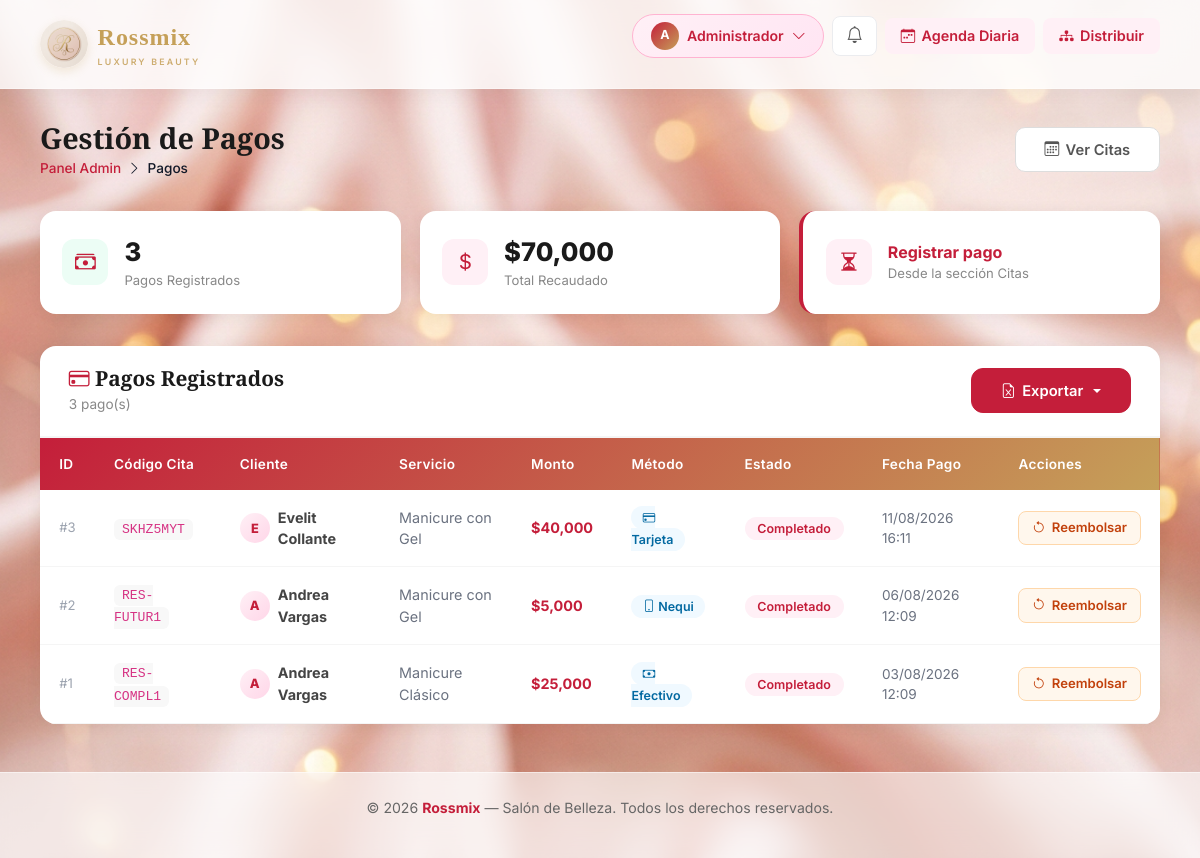
/admin/pagos (signed in), run on the app's committed database.
### app/models/usuario.py (models this page shows, shortened)
class Usuario(db.Model):
    __tablename__ = 'usuario'
    __table_args__ = (
        CheckConstraint("telefono ~ '^[0-9]{10}$'", name='ck_usuario_telefono_10_digitos'),
    )
    id = db.Column(db.Integer, primary_key=True)
    nombre = db.Column(db.String(100), nullable=False)
    email = db.Column(db.String(150), unique=True, nullable=False)
    telefono = db.Column(db.String(10), nullable=False)
    password = db.Column(db.String(200), nullable=False)
    tipo_usuario   = db.Column(db.String(20), nullable=False, index=True)
    fecha_registro = db.Column(db.DateTime, default=datetime.now)
    activo         = db.Column(db.Boolean, default=True)
    id_empleado = db.Column(db.Integer, db.ForeignKey('empleados.id_empleado', ondelete='SET NULL'), nullable=True)
    empleado_vinculado = db.relationship('Empleado', foreign_keys=[id_empleado], backref='usuario_cuenta', uselist=False)
    citas = db.relationship('Cita', backref='cliente', lazy=True, foreign_keys='Cita.id_cliente')
    notificaciones = db.relationship('Notificacion', backref='usuario', lazy=True)

### app/models/pago.py (models this page shows, shortened)
class Pago(db.Model):
    __tablename__ = 'pagos'
    id_pago = db.Column(db.Integer, primary_key=True)
    id_cita = db.Column(db.Integer, db.ForeignKey('citas.id_cita', ondelete='CASCADE'),
                        nullable=False, unique=True)
    monto = db.Column(db.Numeric(10, 2), nullable=False)
    metodo_pago = db.Column(
        db.Enum(
            'efectivo',
            'tarjeta',
            'transferencia',
            'nequi',
            'daviplata',
            name='metodo_pago_enum',
            create_type=False,   # el tipo ya existe en PostgreSQL (creado por Rossmix.sql)
        ),
        nullable=False,
        default='efectivo',
    )
    estado_pago = db.Column(db.String(20), nullable=False, default='completado')
    referencia = db.Column(db.String(100))
    fecha_pago = db.Column(db.DateTime, default=datetime.now)
    notas = db.Column(db.Text)

### app/models/cita.py (models this page shows, shortened)
class Cita(db.Model):
    __tablename__ = 'citas'
    id_cita = db.Column(db.Integer, primary_key=True)
    id_cliente = db.Column(db.Integer, db.ForeignKey('usuario.id', ondelete='CASCADE'), nullable=False)
    id_empleado = db.Column(db.Integer, db.ForeignKey('empleados.id_empleado', ondelete='SET NULL'))
    id_servicio = db.Column(db.Integer, db.ForeignKey('servicios.id_servicio', ondelete='RESTRICT'), nullable=False)
    fecha_hora_inicio = db.Column(db.DateTime, nullable=False)
    fecha_hora_fin = db.Column(db.DateTime, nullable=False)
    monto_total = db.Column(db.Numeric(10, 2))
    monto_abono = db.Column(db.Numeric(10, 2), default=5000)
    saldo_pendiente = db.Column(db.Numeric(10, 2))
    estado            = db.Column(
        db.Enum(
            'pendiente_pago', 'confirmada', 'en_atencion',
            'completada', 'cancelada', 'no_asistio',
            name='estado_cita_enum', create_type=False,
        ),
        nullable=False, default='pendiente_pago', index=True,
    )
    fecha_hora_inicio = db.Column(db.DateTime, nullable=False, index=True)
    fecha_hora_fin    = db.Column(db.DateTime, nullable=False)
    reembolsado = db.Column(db.Boolean, default=False)
    codigo_reserva = db.Column(db.String(20), unique=True)
    token_gestion = db.Column(db.String(32), unique=True)  # Token URL-safe para link de gestión/reprogramación
    notas = db.Column(db.Text)
    fecha_creacion = db.Column(db.DateTime, default=datetime.now)
    pago = db.relationship('Pago', backref='cita', uselist=False, lazy=True)

### app/models/servicio.py (models this page shows, shortened)
class Servicio(db.Model):
    __tablename__ = 'servicios'
    id_servicio = db.Column(db.Integer, primary_key=True)
    nombre_servicio = db.Column(db.String(100), nullable=False)
    descripcion = db.Column(db.Text)
    precio_total = db.Column(db.Numeric(10, 2), nullable=False)
    duracion_minutos = db.Column(db.Integer, nullable=False)
    activo = db.Column(db.Boolean, default=True)
    citas = db.relationship('Cita', backref='servicio', lazy=True)
    empleados = db.relationship('Empleado', secondary='empleado_servicios', backref='servicios')

### app/views/admin/pagos.py (the view)
@admin_bp.route('/pagos')
@admin_required
def pagos():
    lista_pagos = db.session.query(Pago, Cita, Usuario, Servicio)\
        .join(Cita, Pago.id_cita == Cita.id_cita)\
        .join(Usuario, Cita.id_cliente == Usuario.id)\
        .join(Servicio, Cita.id_servicio == Servicio.id_servicio)\
        .order_by(Pago.fecha_pago.desc()).all()
    return render_template('admin/pagos.html', pagos=lista_pagos)

### app/templates/admin/pagos.html (shortened to what this page needs)
{% extends 'base.html' %}
{% block content %}
<div class="page-header">
    <div>
        <h1>Gestión de Pagos</h1>
        <div class="breadcrumb-r">
            <a href="{{ url_for('dashboard_admin') }}">Panel Admin</a>
            <i class="bi bi-chevron-right"></i> <span>Pagos</span>
        </div>
    </div>
    <a href="{{ url_for('admin_citas') }}" class="btn-secondary-r">
        <i class="bi bi-calendar3"></i> Ver Citas
    </a>
</div>
<div style="display:grid;grid-template-columns:repeat(auto-fit,minmax(220px,1fr));gap:1.2rem;margin-bottom:2rem;">
    <div class="r-card" style="padding:1.4rem;display:flex;align-items:center;gap:1rem;">
        <div style="background:#ecfdf5;color:#c41e3a;width:46px;height:46px;border-radius:12px;
                    display:flex;align-items:center;justify-content:center;font-size:1.3rem;">
            <i class="bi bi-cash-stack"></i>
        </div>
        <div>
            <div style="font-size:1.6rem;font-weight:800;color:#1a1a1a;">{{ pagos|length }}</div>
            <div style="font-size:0.82rem;color:#888;">Pagos Registrados</div>
        </div>
    </div>
    <div class="r-card" style="padding:1.4rem;display:flex;align-items:center;gap:1rem;">
        <div style="background:#fff0f6;color:#c41e3a;width:46px;height:46px;border-radius:12px;
                    display:flex;align-items:center;justify-content:center;font-size:1.3rem;">
            <i class="bi bi-currency-dollar"></i>
        </div>
        <div>
            {% set ns = namespace(total=0) %}
            {% for pago, cita, usuario, servicio in pagos %}
                {% set ns.total = ns.total + pago.monto %}
            {% endfor %}
            <div style="font-size:1.6rem;font-weight:800;color:#1a1a1a;">${{ "{:,.0f}".format(ns.total) }}</div>
            <div style="font-size:0.82rem;color:#888;">Total Recaudado</div>
        </div>
    </div>
    <div class="r-card" style="padding:1.4rem;display:flex;align-items:center;gap:1rem;border-left:4px solid #c41e3a;">
        <div style="background:#fff0f6;color:#c41e3a;width:46px;height:46px;border-radius:12px;
                    display:flex;align-items:center;justify-content:center;font-size:1.3rem;">
            <i class="bi bi-hourglass-split"></i>
        </div>
        <div>
            <div style="font-size:1rem;font-weight:700;color:#c41e3a;">Registrar pago</div>
            <div style="font-size:0.82rem;color:#888;">Desde la sección Citas</div>
        </div>
    </div>
</div>
<div class="r-card">
    <div class="r-card-header d-flex justify-content-between align-items-center">
        <div>
            <h2><i class="bi bi-credit-card" style="color:#c41e3a;"></i> Pagos Registrados</h2>
            <span style="font-size:0.85rem;color:#888;">{{ pagos|length }} pago(s)</span>
        </div>
        <div class="dropdown">
            <button class="btn-rossmix dropdown-toggle" type="button" id="exportPagosDropdown"
                    data-bs-toggle="dropdown" aria-expanded="false" style="background:#c41e3a;">
                <i class="bi bi-file-earmark-excel"></i> Exportar
            </button>
        </div>
    </div>
    {% if pagos %}
    <div style="overflow-x:auto;">
        <table class="r-table">
            <thead>
                <tr>
                    <th>ID</th><th>Código Cita</th><th>Cliente</th><th>Servicio</th>
                    <th>Monto</th><th>Método</th><th>Estado</th><th>Fecha Pago</th><th>Acciones</th>
                </tr>
            </thead>
            <tbody>
                {% for pago, cita, usuario, servicio in pagos %}
                <tr id="pago-{{ pago.id_pago }}">
                    <td style="color:#9ca3af;font-size:0.82rem;">#{{ pago.id_pago }}</td>
                    <td>
                        <code style="background:#f8f8f8;padding:0.2rem 0.5rem;border-radius:6px;font-size:0.82rem;">
                            {{ cita.codigo_reserva or '—' }}
                        </code>
                    </td>
                    <td>
                        <div style="display:flex;align-items:center;gap:0.5rem;">
                            <div style="width:30px;height:30px;border-radius:50%;
                                        background:linear-gradient(135deg,#fff0f6,#ffd6e8);
                                        color:#c41e3a;display:flex;align-items:center;
                                        justify-content:center;font-weight:800;font-size:0.8rem;flex-shrink:0;">
                                {{ usuario.nombre[0].upper() }}
                            </div>
                            <strong>{{ usuario.nombre }}</strong>
                        </div>
                    </td>
                    <td style="color:#6b7280;">{{ servicio.nombre_servicio }}</td>
                    <td><strong style="color:#c41e3a;">${{ "{:,.0f}".format(pago.monto) }}</strong></td>
                    <td>
                        <span style="background:#f0f9ff;color:#0369a1;padding:0.25rem 0.7rem;
                                     border-radius:20px;font-size:0.78rem;font-weight:600;text-transform:capitalize;">
                            {% if pago.metodo_pago == 'efectivo' %}<i class="bi bi-cash"></i>
                            {% elif pago.metodo_pago == 'tarjeta' %}<i class="bi bi-credit-card"></i>
                            {% elif pago.metodo_pago == 'transferencia' %}<i class="bi bi-bank"></i>
                            {% else %}<i class="bi bi-phone"></i>{% endif %}
                            {{ pago.metodo_pago }}
                        </span>
                    </td>
                    <td>
                        {% if pago.estado_pago == 'completado' %}
                            <span class="badge-active">Completado</span>
                        {% elif pago.estado_pago == 'reembolsado' %}
                            <span class="badge-inactive">Reembolsado</span>
                        {% else %}
                            <span style="background:#fef9c3;color:#854d0e;padding:0.25rem 0.7rem;border-radius:20px;font-size:0.78rem;font-weight:600;">Pendiente</span>
                        {% endif %}
                    </td>
                    <td style="color:#6b7280;font-size:0.85rem;">
                        {{ pago.fecha_pago.strftime('%d/%m/%Y %H:%M') if pago.fecha_pago else '—' }}
                    </td>
                    <td>
                        <button onclick="confirmarReembolso({{ pago.id_pago }}, '{{ usuario.nombre }}', {{ pago.monto }})"
                                style="background:#fff7ed;color:#c2410c;border:1.5px solid #fed7aa;
                                       padding:0.4rem 0.8rem;border-radius:8px;font-size:0.82rem;
                                       font-weight:600;cursor:pointer;transition:all 0.2s;
                                       display:flex;align-items:center;gap:0.4rem;"
                                onmouseover="this.style.background='#ffedd5'"
                                onmouseout="this.style.background='#fff7ed'"
                                title="Procesar Reembolso">
                            <i class="bi bi-arrow-counterclockwise"></i> Reembolsar
                        </button>
                    </td>
                </tr>
                {% endfor %}
            </tbody>
        </table>
    </div>
    {% endif %}
</div>
{% endblock %}

### app/templates/base.html (shortened to what this page needs)
<!DOCTYPE html>
<html lang="es">
<head>
    <link rel="stylesheet" href="https://cdn.jsdelivr.net/npm/bootstrap-icons@1.11.3/font/bootstrap-icons.min.css">
    <link rel="stylesheet" href="https://cdn.jsdelivr.net/npm/bootstrap@5.3.2/dist/css/bootstrap.min.css">
    <link rel="stylesheet" href="{{ url_for('static', filename='style.css', v='20260818-2') }}">
</head>
<body>
<nav>
    <div class="nav-inner">
        <a href="{{ url_for('main.index') }}" class="logo">
            <img src="{{ url_for('static', filename='images/logo_rossmix_r.png') }}" alt="Rossmix Luxury Beauty">
            <span class="logo-text">Rossmix<small>Luxury Beauty</small></span>
        </a>
        <ul>
            {% if session.usuario_id and request.endpoint != 'main.index' %}
                <li class="profile-dropdown-wrap">
                    <a href="#" class="profile-btn" id="profileBtn">
                        <span class="avatar">{{ session.nombre[0]|upper }}</span>
                        {{ session.nombre|title }}
                        <i class="bi bi-chevron-down icon-small"></i>
                    </a>
                </li>
                <li class="nav-item-notif">
                    <a href="#" id="btnNotifs" title="Notificaciones" class="notif-button">
                        <i class="bi bi-bell icon-bell"></i>
                    </a>
                </li>
                {% if session.tipo_usuario == 'admin' %}
                    <li>
                        <a href="{{ url_for('admin.agenda_diaria') }}" class="nav-chip blue">
                            <i class="bi bi-calendar-week"></i> Agenda Diaria
                        </a>
                    </li>
                    <li>
                        <a href="{{ url_for('admin.citas_distribucion') }}" class="nav-chip purple">
                            <i class="bi bi-diagram-3-fill"></i> Distribuir
                        </a>
                    </li>
                {% elif session.tipo_usuario == 'especialista' %}
                    <li>
                        <a href="{{ url_for('especialista.citas_disponibles') }}" class="nav-chip pink">
                            <i class="bi bi-lightning-fill"></i> Disponibles
                        </a>
                    </li>
                {% else %}
                    <li><a href="{{ url_for('citas.agendar_paso1') }}" class="nav-chip pink"><i class="bi bi-plus-circle"></i> Agendar</a></li>
                {% endif %}
            {% else %}
                <li><a href="{{ url_for('main.index') }}">Inicio</a></li>
                <li><a href="{{ url_for('auth.login') }}">Iniciar Sesión</a></li>
                <li><a href="{{ url_for('auth.registro') }}" class="nav-chip pink">Registrarse</a></li>
            {% endif %}
        </ul>
    </div>
</nav>
<div class="page-wrap">
    {% block content %}{% endblock %}
</div>
<footer>
    <div class="footer-inner">
        <p>&copy; 2026 <strong>Rossmix</strong> — Salón de Belleza. Todos los derechos reservados.</p>
    </div>
</footer>
</body>
</html>

### data on the page
Usuario: nombre "Administrador"
Pago: id_pago "3", codigo_reserva "SKHZ5MYT", nombre "E", nombre "Evelit Collante", nombre_servicio "Manicure con Gel", monto "40,000", metodo_pago "Tarjeta", estado_pago "Completado", fecha_pago "11/08/2026 16:11"
Pago: id_pago "2", codigo_reserva "RES-FUTUR1", nombre "A", nombre "Andrea Vargas", nombre_servicio "Manicure con Gel", monto "5,000", metodo_pago "Nequi", estado_pago "Completado", fecha_pago "06/08/2026 12:09"
Pago: id_pago "1", codigo_reserva "RES-COMPL1", nombre "A", nombre "Andrea Vargas", nombre_servicio "Manicure Clásico", monto "25,000", metodo_pago "Efectivo", estado_pago "Completado", fecha_pago "03/08/2026 12:09"

### other printed values
{{ session.nombre[0]|upper }} "A"
{{ pagos|length }} "3"
{{ "{:,.0f}".format(ns.total) }} "70,000"
